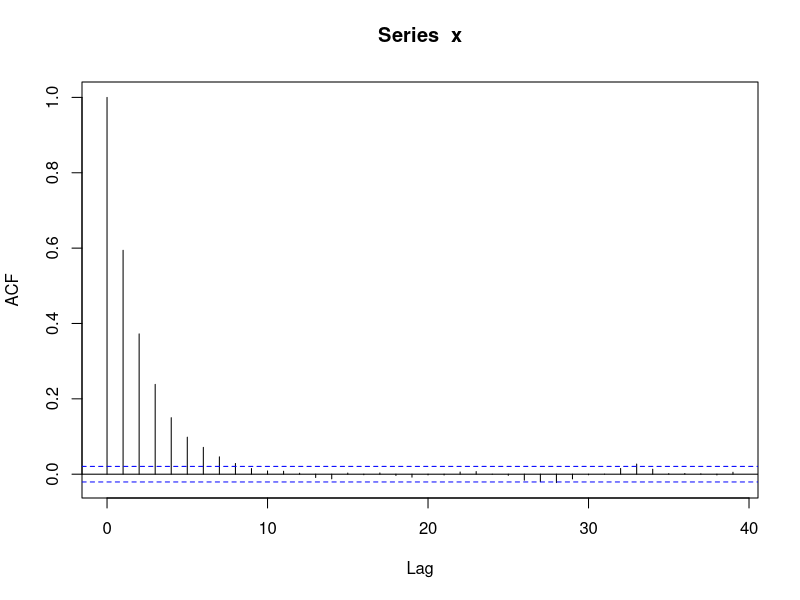
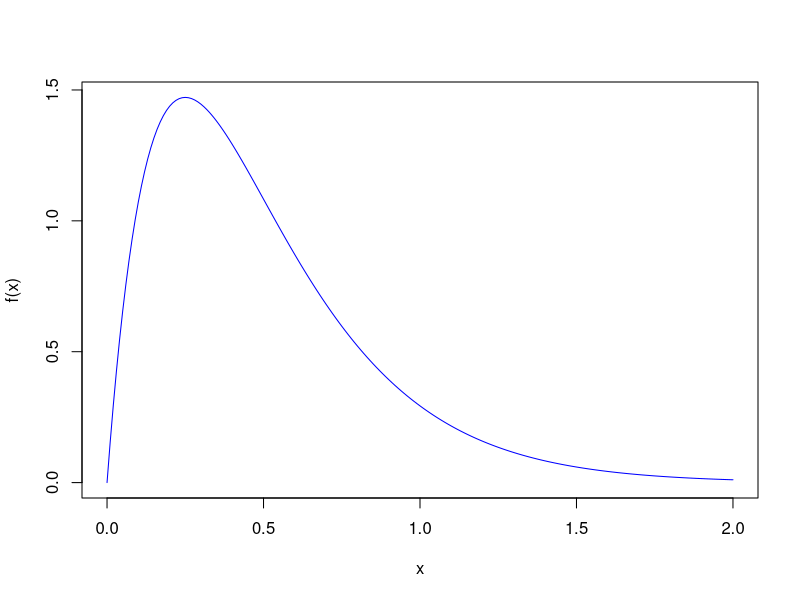
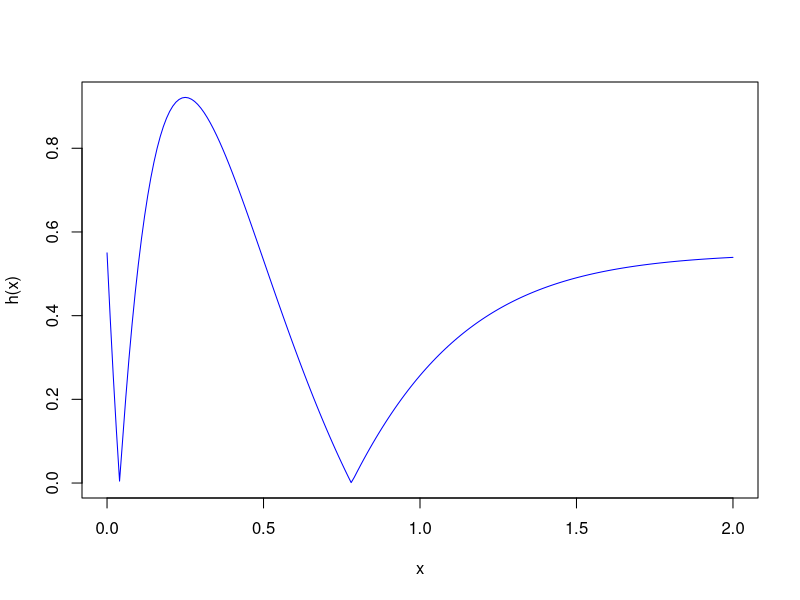
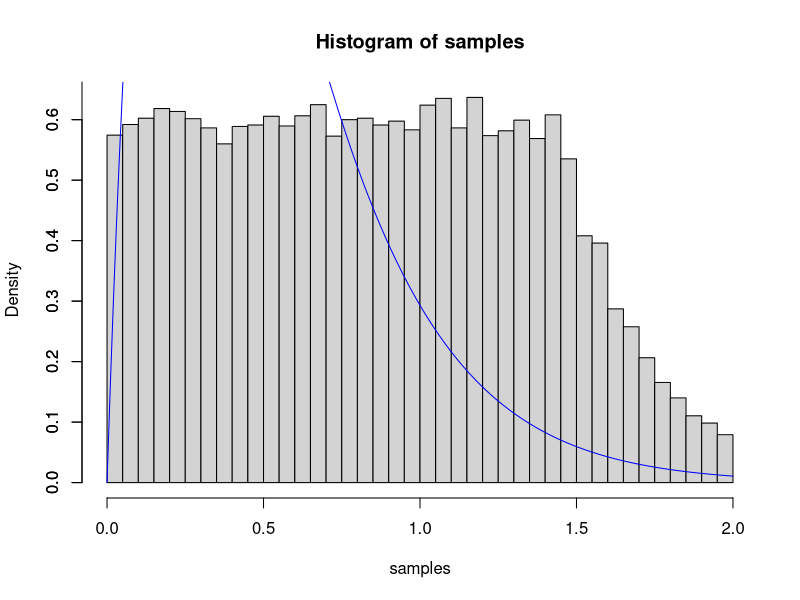
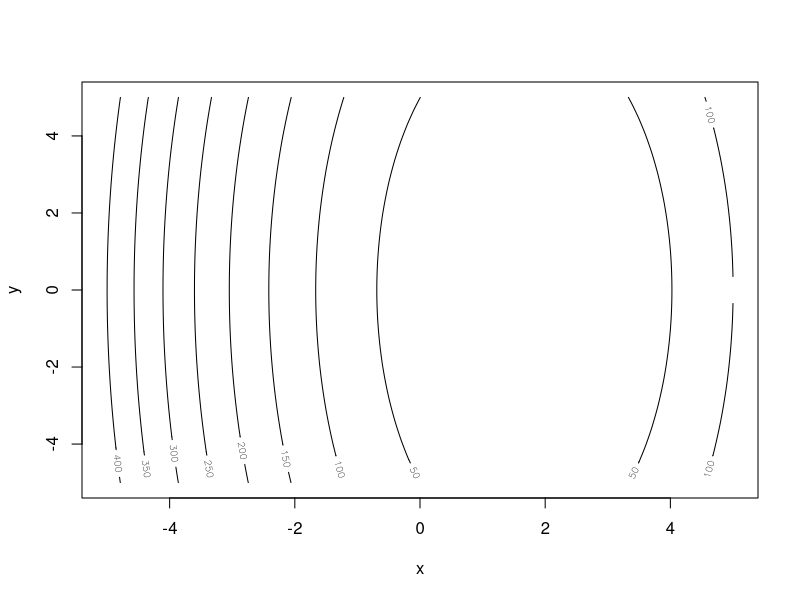

These charts were generated, in order, by the following R code:
## ---- chunk 1

fx <- function(x, a){
  return(a * x*exp(-4*x))
}
## ---- chunk 2
#using integrate function to find the integral
integrate(fx, lower = 0, upper = Inf, a = 16)
## ---- chunk 3
set.seed(123)
#proposal distribution
q <- function(x){
  return(rnorm(1, mean = x, sd = 1))
}

x0 <- 1
N <- 10000
x <- numeric(N)
x[1] <- x0

for (i in 2:N){
  x_star <- q(x[i-1])
  if (x_star < 0){
    x_star <- -x_star
  }
  alpha <- min(1, fx(x_star, a = 16)/fx(x[i-1], a = 16))
  u <- runif(1, 0, 1)
  if (u < alpha){
    x[i] <- x_star
  }else{
    x[i] <- x[i-1]
  }
}

#burn in
x <- x[1000:N]

#plot autocorrelation
acf(x)

xbar <- sum(x)/N
varX <- sum((x - xbar)**2)/(N-1)
varX

#standard error of the estimate
sqrt(varX/N)

## ---- chunk 4
eval <- c()

x <- c(0.5, 1, 2)

eval <- fx(x, a = 16)
round(eval, 3)

## ---- chunk 5
x <- seq(0, 2, 0.01)
y <- fx(x, a = 16)

plot(x, y, type = "l", col = "blue", xlab = "x", ylab = "f(x)")
## ---- chunk 6
#val of x that maximizes f(x)
opt <- optimize(fx, interval = c(0, 2), a = 16, maximum = TRUE)
xopt <- opt$maximum
xopt
## ---- chunk 7
gx <- function(x, a){
  return(fx(x, a) - 0.55)
}

hx <- function(x, a){
  return(abs(gx(x, a)))
}

## ---- chunk 8
#plot hx
x <- seq(0, 2, 0.01)
y <- hx(x, a = 16)

plot(x, y, type = "l", col = "blue", xlab = "x", ylab = "h(x)")
## ---- chunk 9
#using the optimize function to find the value of x that minimizes h(x)
opt1 <- optimize(hx, interval = c(0, xopt), a = 16, maximum = FALSE)
opt1$minimum

opt2 <- optimize(hx, interval = c(xopt, 2), a = 16, maximum = FALSE)
opt2$minimum

## ---- chunk 10

sampler <- function(x0, xopt, xlo, xhi){

  fx0 <- fx(x0, a = 16)
  
  y <- runif(1, 0, fx0)
  
  gx <- function(x, a){
    return(fx(x, a) - y)
  }
  
  hx <- function(x, a){
    return(abs(gx(x, a)))
  }
  
  #using the optimize function to find the value of x that minimizes h(x)
  opt1 <- optimize(hx, interval = c(0, xopt), a = 16, maximum = FALSE)
  xl <- opt1$minimum
  
  opt2 <- optimize(hx, interval = c(xopt, 2), a = 16, maximum = FALSE)
  xh <- opt2$minimum
  
  xnew <- runif(1, xl, xh)
  
  return(xnew)
}


## ---- chunk 11
set.seed(123)
xlo <- 0
xhi <- 5

xopt <- 0.2500085

x0 <- runif(1, xlo, xhi)

samples <- replicate(50000, sampler(x0, xopt, xlo, xhi))

#take last half of samples
samples <- samples[25001:50000]


## ---- chunk 12


#calculate mean and variance of samples
mean(samples)
var(samples)

#standard error of the estimate
sqrt(var(samples)/length(samples))


#plot hist of samples

hist(samples, breaks = 50, freq = FALSE)
#superimpose the true density
x <- seq(0, 2, 0.01)
y <- fx(x, a = 16)
lines(x, y, col = "blue")
#show y axis from 0 to 1
axis(2, at = seq(0, 1, 0.1))



## ---- chunk 13
#calculate variance of samples
# s2 <- var(samples)
xbar <- sum(x)/N
varX <- sum((x - xbar)**2)/(N-1)
varX

#standard error of the estimate
sqrt(varX/N)

## ---- chunk 14

fxy <- function(x, y){
  return((3*x - 5)**2 + y**2 + (y**3 - x**3)/1000)
}

dx <- function(x){
  return(18*x - 30 - 3*x**2/1000)
}

dy <- function(y){
  return(2*y + 3*y**2/1000)
}


gradDescent <- function(x0, y0, alpha){
  z0 <- c(x0, y0)
  grad0 <- c(dx(x0), dy(y0))
  while (sum(grad0**2) > 1*10**(-10)){
    z1 <- z0 - alpha*grad0
    grad1 <- c(dx(z1[1]), dy(z1[2]))
    z0 <- z1
    grad0 <- grad1
  }
  return(z0)
}


## ---- chunk 15
alpha <- 0.01
x0 <- 15
y0 <- 20


opt_own <- gradDescent(x0, y0, alpha)
opt_own

## ---- chunk 16
#plot contour
x <- seq(-5, 5, 0.1)
y <- seq(-5, 5, 0.1)
z <- outer(x, y, fxy)

contour(x, y, z, xlab = "x", ylab = "y")
## ---- chunk 17
#using optimize function
optimize(fxy, interval = c(0, 20), y = 20, maximum = FALSE)

optimize(fxy, interval = c(0, 20), x = 15, maximum = FALSE)

